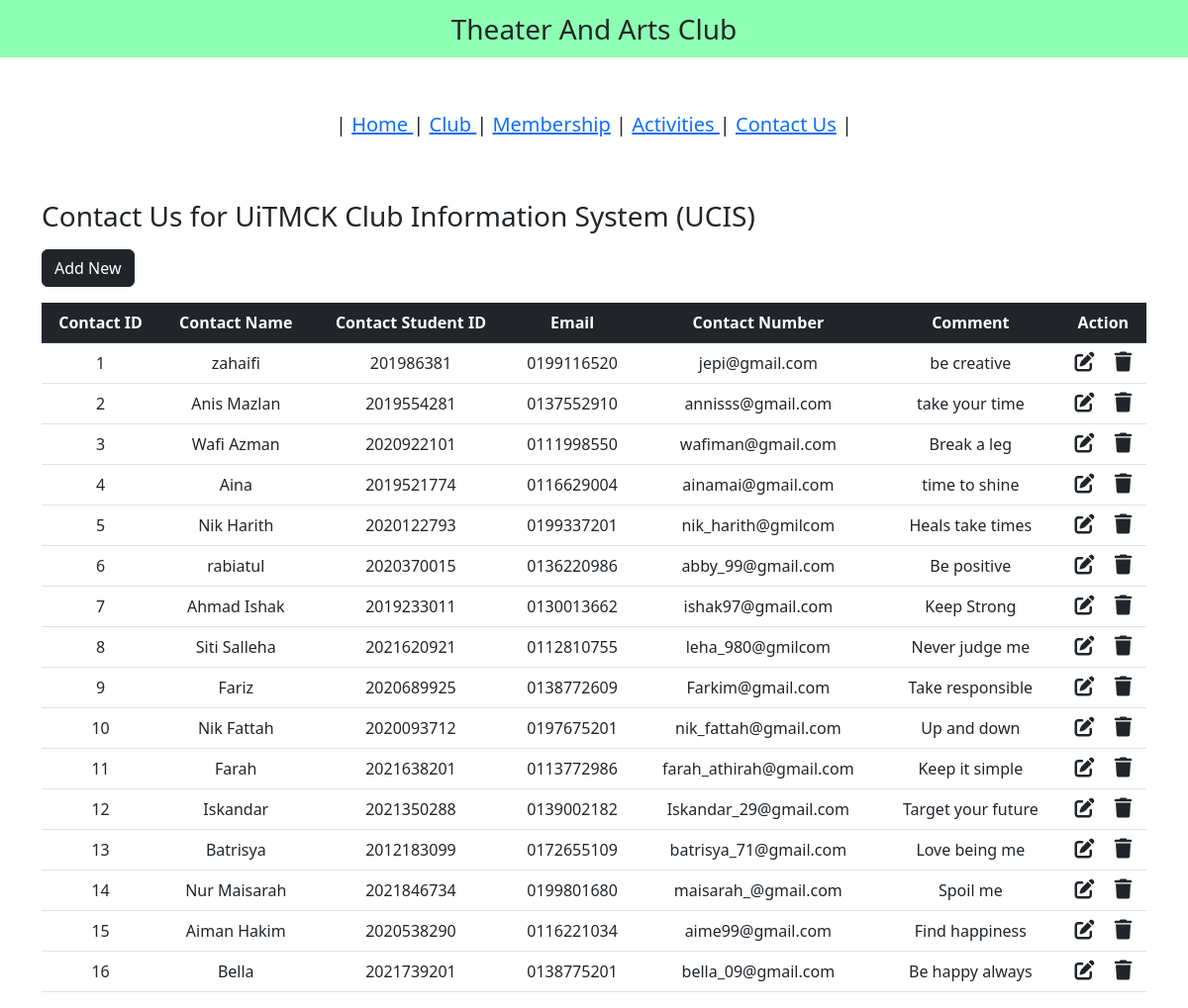
The page /contact.php on the database its author committed.
### tables this page shows
CREATE TABLE `contact` (
  `contact_id` int NOT NULL,
  `contact_name` varchar(200) NOT NULL,
  `contact_studid` int NOT NULL,
  `contact_desc` longtext NOT NULL,
  `contact_email` varchar(150) NOT NULL,
  `contact_phone` varchar(12) NOT NULL
);

### contact.php (the view, shortened to what this page needs)
<?php
include "db_conn.php";
?>
<!DOCTYPE html>
<html lang="en">
<head>
  <link href="https://cdn.jsdelivr.net/npm/bootstrap@5.2.3/dist/css/bootstrap.min.css" rel="stylesheet">
  <link rel="stylesheet" href="https://cdnjs.cloudflare.com/ajax/libs/font-awesome/6.4.0/css/all.min.css" />
</head>
<body>
  <nav class="navbar navbar-light justify-content-center fs-3 mb-5" style="background-color: #00ff5573;">
   Theater And Arts Club
  </nav>
   <nav class="navbar navbar-light justify-content-center fs-3 mb-5" style="background-color: #00fffff;">
<h5>| <a href="index.php">Home </a>| <a href="club.php">Club </a>| <a href="membership.php">Membership</a> | <a href="activity.php">Activities </a> | <a href="contact.php">Contact Us</a> | </h5></p>
</nav>
  <div class="container">
	<p align="center"><h3>Contact Us for UiTMCK Club Information System (UCIS)</h3></p>
    <a href="add_contact.php" class="btn btn-dark mb-3">Add New</a>
    <table class="table table-hover text-center">
      <thead class="table-dark">
        <tr>
          <th scope="col">Contact ID</th>
          <th scope="col">Contact Name</th>
          <th scope="col">Contact Student ID</th>
          <th scope="col">Email</th>
          <th scope="col">Contact Number</th>
          <th scope="col">Comment</th>
          <th scope="col">Action</th>
        </tr>
      </thead>
      <tbody>
        <?php
        $sql = "SELECT * FROM `contact`";
        $result = mysqli_query($conn, $sql);
        while ($row = mysqli_fetch_assoc($result)) {
        ?>
          <tr>
            <td><?php echo $row["contact_id"] ?></td>
            <td><?php echo $row["contact_name"] ?></td>
            <td><?php echo $row["contact_studid"] ?></td>
            <td><?php echo $row["contact_phone"] ?></td>
            <td><?php echo $row["contact_email"] ?></td>
            <td><?php echo $row["contact_desc"] ?></td>
            <td>
              <a href="edit_Contact.php?contact_id=<?php echo $row["contact_id"] ?>" class="link-dark"><i class="fa-solid fa-pen-to-square fs-5 me-3"></i></a>
              <a href="delete_Contact.php?contact_id=<?php echo $row["contact_id"] ?>" class="link-dark"><i class="fa-solid fa-trash fs-5"></i></a>
            </td>
          </tr>
        <?php
        }
        ?>
      </tbody>
    </table>
  </div>
</body>
</html>

### rows shown on the page
contact: contact_id "1", contact_name "zahaifi", contact_studid "201986381", contact_phone "0199116520", contact_email "jepi@gmail.com", contact_desc "be creative"
contact: contact_id "2", contact_name "Anis Mazlan", contact_studid "2019554281", contact_phone "0137552910", contact_email "annisss@gmail.com", contact_desc "take your time"
contact: contact_id "3", contact_name "Wafi Azman", contact_studid "2020922101", contact_phone "0111998550", contact_email "wafiman@gmail.com", contact_desc "Break a leg"
contact: contact_id "4", contact_name "Aina", contact_studid "2019521774", contact_phone "0116629004", contact_email "ainamai@gmail.com", contact_desc "time to shine"
contact: contact_id "5", contact_name "Nik Harith", contact_studid "2020122793", contact_phone "0199337201", contact_email "nik_harith@gmilcom", contact_desc "Heals take times"
contact: contact_id "6", contact_name "rabiatul", contact_studid "2020370015", contact_phone "0136220986", contact_email "abby_99@gmail.com", contact_desc "Be positive"
contact: contact_id "7", contact_name "Ahmad Ishak", contact_studid "2019233011", contact_phone "0130013662", contact_email "ishak97@gmail.com", contact_desc "Keep Strong"
contact: contact_id "8", contact_name "Siti Salleha", contact_studid "2021620921", contact_phone "0112810755", contact_email "leha_980@gmilcom", contact_desc "Never judge me"
contact: contact_id "9", contact_name "Fariz", contact_studid "2020689925", contact_phone "0138772609", contact_email "Farkim@gmail.com", contact_desc "Take responsible"
contact: contact_id "10", contact_name "Nik Fattah", contact_studid "2020093712", contact_phone "0197675201", contact_email "nik_fattah@gmail.com", contact_desc "Up and down"
contact: contact_id "11", contact_name "Farah", contact_studid "2021638201", contact_phone "0113772986", contact_email "farah_athirah@gmail.com", contact_desc "Keep it simple"
contact: contact_id "12", contact_name "Iskandar", contact_studid "2021350288", contact_phone "0139002182", contact_email "Iskandar_29@gmail.com", contact_desc "Target your future"
contact: contact_id "13", contact_name "Batrisya", contact_studid "2012183099", contact_phone "0172655109", contact_email "batrisya_71@gmail.com", contact_desc "Love being me"
contact: contact_id "14", contact_name "Nur Maisarah", contact_studid "2021846734", contact_phone "0199801680", contact_email "maisarah_@gmail.com", contact_desc "Spoil me"
contact: contact_id "15", contact_name "Aiman Hakim", contact_studid "2020538290", contact_phone "0116221034", contact_email "aime99@gmail.com", contact_desc "Find happiness"
contact: contact_id "16", contact_name "Bella", contact_studid "2021739201", contact_phone "0138775201", contact_email "bella_09@gmail.com", contact_desc "Be happy always"
